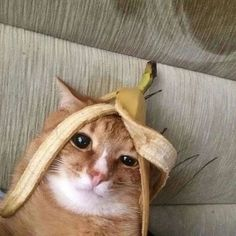
#> input picture Labs/input.jpg, 236 x 236 px
$ python Program.py
#> lines starting #> are read from the running program, lines starting #| are printed output that depends on the picture
### Labs/Bartkivskyi_Lab6_KGV.py
import os
import cv2
import numpy as np
import matplotlib.pyplot as plt
from scipy.signal import wiener
from scipy.ndimage import minimum_filter, maximum_filter

class Lab6:
    def __init__(self, input_image_path="input.jpg", save_dir="lab6_images"):
        self.save_dir = save_dir
        self.input_image_path = input_image_path
        self.images = self._generate_dataset()
        self.filtered_data, self.errors = self._calculate_all()

    def _load_base_image(self):
        """Зчитує вхідне зображення з ПК по назві файлу та перетворює у 128х128 в градаціях сірого."""
        if os.path.exists(self.input_image_path):
            img = cv2.imread(self.input_image_path, cv2.IMREAD_GRAYSCALE)
            if img is not None:
                return cv2.resize(img, (128, 128))

        raise FileNotFoundError(
            f"Помилка: Файл '{self.input_image_path}' не знайдено в папці проекту! "
            f"Будь ласка, помістіть фото в папку або вкажіть точну назву."
        )

    def _generate_dataset(self):
        """Генерує 9 зашумлених зображень (f0-f8)"""
        os.makedirs(self.save_dir, exist_ok=True)
        f0 = self._load_base_image()

        imgs = {
            0: f0, # f0: Вхідне чисте зображення
            # f1, f2: Адитивний шум різної дисперсії (Гауссівський N(0, σ^2))
            1: np.clip(f0 + np.random.normal(0, 10, f0.shape), 0, 255).astype(np.uint8),
            2: np.clip(f0 + np.random.normal(0, 20, f0.shape), 0, 255).astype(np.uint8),
            # f3, f4: Імпульсний шум ("Сіль і перець") з ймовірністю p
            3: self._add_impulse(f0, 0.05),
            4: self._add_impulse(f0, 0.15),
            # f5, f6: Просторово-нестаціонарний адитивний шум, залежний від яскравості σ^2(I) = α*I
            5: self._add_bright_noise(f0, 50),
            6: self._add_bright_noise(f0, 100),
            # f7, f8: Просторово-нестаціонарний адитивний шум, залежний від координат σ^2(x, y)
            7: self._add_coord_noise(f0, 50),
            8: self._add_coord_noise(f0, 100),
        }

        for k, img in imgs.items():
            cv2.imwrite(os.path.join(self.save_dir, f"f{k}.bmp"), img)
        return imgs

    @staticmethod
    def _add_impulse(img, prob):
        """Імпульсний шум ('Сіль і перець')."""
        res = np.copy(img)
        rnd = np.random.rand(*img.shape)
        res[rnd < prob / 2] = 0        # Перець (чорні пікселі)
        res[rnd > 1 - prob / 2] = 255  # Сіль (білі пікселі)
        return res

    @staticmethod
    def _add_bright_noise(img, scale):
        """Просторово-нестаціонарний шум за рівнем яскравості пікселів."""
        noise = np.random.normal(0, 1, img.shape) * (img / 255.0) * scale
        return np.clip(img + noise, 0, 255).astype(np.uint8)

    @staticmethod
    def _add_coord_noise(img, scale):
        """Просторово-нестаціонарний шум за просторовими координатами."""
        rows, cols = img.shape
        x, y = np.meshgrid(np.arange(cols), np.arange(rows))
        dist = np.sqrt((x - cols/2)**2 + (y - rows/2)**2) / (np.sqrt(cols**2 + rows**2)/2)
        noise = np.random.normal(0, 1, img.shape) * dist * scale
        return np.clip(img + noise, 0, 255).astype(np.uint8)

    def _apply_filters(self, img):
        # Адаптивний фільтр Вінера
        with np.errstate(divide='ignore', invalid='ignore'):
            wiener_raw = wiener(img.astype(np.float64), (3, 3))
            wiener_clean = np.nan_to_num(wiener_raw, nan=0.0)
            wiener_img = np.clip(wiener_clean, 0, 255).astype(np.uint8)

        min_f = minimum_filter(img, size=3).astype(np.float32)
        max_f = maximum_filter(img, size=3).astype(np.float32)
        midpoint_img = np.clip((min_f + max_f) / 2, 0, 255).astype(np.uint8)

        return {
            # Лінійні фільтри
            'Лінійний: Усереднювальний 3x3': cv2.blur(img, (3, 3)),
            'Лінійний: Усереднювальний 5x5': cv2.blur(img, (5, 5)),
            'Лінійний: Гаусса 3x3': cv2.GaussianBlur(img, (3, 3), 1.0),

            # Нелінійні та Адаптивні фільтри
            'Нелінійний: Медіанний 3x3': cv2.medianBlur(img, 3),
            'Нелінійний: Медіанний 5x5': cv2.medianBlur(img, 5),
            'Нелінійний: Білатеральний': cv2.bilateralFilter(img, 9, 75, 75),
            'Нелінійний: Мінімальний 3x3': minimum_filter(img, size=3),
            'Нелінійний: Максимальний 3x3': maximum_filter(img, size=3),
            'Нелінійний: Серединної точки 3x3': midpoint_img,
            'Адаптивний: Вінера 3x3': wiener_img
        }

    @staticmethod
    def _calc_mse(g, f):
        """Обчислення середньоквадратичної похибки (MSE)."""
        return float(np.mean(np.square(g.astype(np.float64) - f.astype(np.float64))))

    def _calculate_all(self):
        filtered, errors = {}, {}
        for k, img in self.images.items():
            f_res = self._apply_filters(img)
            filtered[k] = f_res
            errors[k] = {fname: self._calc_mse(res, img) for fname, res in f_res.items()}
        return filtered, errors

    # Вивід
    # [61 lines left out: functions show_all_test_images, print_summary_table, show_filtration_results, not called in this run]

### Labs/Program.py
from Bartkivskyi_Lab1_KGV import Lab1
from Bartkivskyi_Lab2_KGV import Lab2
from Bartkivskyi_Lab3_KGV import Lab3
from Bartkivskyi_Lab4_KGV import Lab4
from Bartkivskyi_Lab5_KGV import Lab5
from Bartkivskyi_Lab6_KGV import Lab6

class Program:
    def __init__(self):
        self.lab1 = Lab1()
        self.lab2 = Lab2()
        self.lab3 = Lab3()
        self.lab4 = Lab4()
        self.lab5 = Lab5()
        self.lab6 = Lab6()
#> call 2 of _add_impulse, with prob = 0.15
#> in _add_impulse (call 2), `res[rnd > 1 - prob / 2] = 255`:
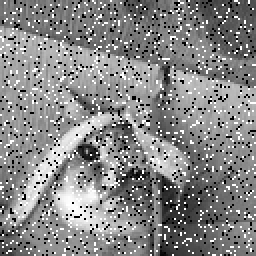
#> res: shape (128, 128) (shown 2 times larger); min 0, max 255, mean 135.1
#> call 2 of _add_bright_noise, with scale = 100
#> in _add_bright_noise (call 2), `return np.clip(img + noise, 0, 255).astype(np.uint8)`:
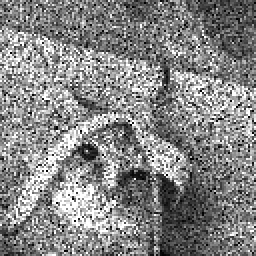
#> returned value: shape (128, 128) (shown 2 times larger); min 0, max 255, mean 133.6
#> in _add_coord_noise, `rows, cols = img.shape`: rows = 128
#> in _add_coord_noise, `dist = np.sqrt((x - cols/2)**2 + (y - rows/2)**2) / (np.sqrt(cols**2 +..`:
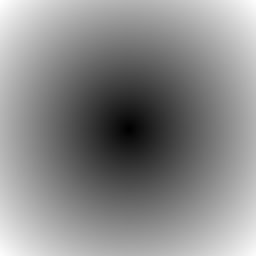
#> dist: shape (128, 128) float64 (shown 2 times larger); min 0, max 1, mean 0.541
#> call 2 of _add_coord_noise, with scale = 100
#> in _add_coord_noise (call 2), `noise = np.random.normal(0, 1, img.shape) * dist * scale`:
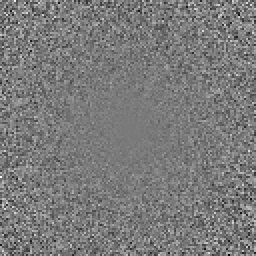
#> noise: shape (128, 128) float64 (shown 2 times larger); min -300.8, max 323.7, mean 0.1; drawn with min black and max white
#> in _add_coord_noise (call 2), `return np.clip(img + noise, 0, 255).astype(np.uint8)`:
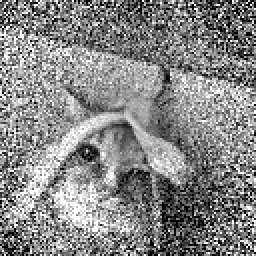
#> returned value: shape (128, 128) (shown 2 times larger); min 0, max 255, mean 135
#> the loop in _generate_dataset, `for k, img in imgs.items():` made 9 passes
#> in __init__, `self.images = self._generate_dataset()`: self.images = 9 items
#> the loop in _calculate_all, `for k, img in self.images.items():` made 9 passes
#> pass 1, in _apply_filters, `min_f = minimum_filter(img, size=3).astype(np.float32)`:
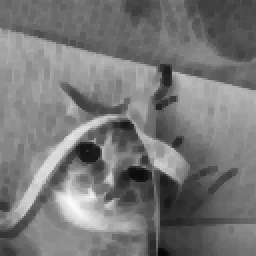
#> min_f: shape (128, 128) float32 (shown 2 times larger); min 6, max 252, mean 119.2
#> pass 1, in _apply_filters, `max_f = maximum_filter(img, size=3).astype(np.float32)`:
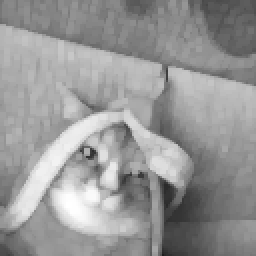
#> max_f: shape (128, 128) float32 (shown 2 times larger); min 29, max 255, mean 151.2

    def run_lab1(self):
        while True:
            print("\n Меню лаб1")
            print("1 - Конвертація форматів зображень")
            print("2 - Конвертація розміру зображень")
            print("3 - Перетворення кольорів (заміна кольору з допуском)")
            print("4 - Корекція колірного балансу")
            print("0 - Повернутися у головне меню")

            choice = input("Оберіть дію (0-4): ").strip()

            if choice == '1':
                self.lab1.convert_formats()
            elif choice == '2':
                self.lab1.resize_images()
            elif choice == '3':
                self.lab1.replace_color()
            elif choice == '4':
                self.lab1.color_balance()
            elif choice == '0':
                break
            else:
                print("Обирайте значення від 0 до 4")

    # [99 lines left out: functions run_lab2, run_lab3, run_lab4, run_lab5, run_lab6, not called in this run]

    def run(self):
        while True:
            print("\n")
            print("Меню")
            print("")
            print("1 - Лабораторна робота №1")
            print("2 - Лабораторна робота №2")
            print("3 - Лабораторна робота №3")
            print("4 - Лабораторна робота №4")
            print("5 - Лабораторна робота №5")
            print("6 - Лабораторна робота №6")
            print("0 - Вихід з програми")

            choice = input("Оберіть пункт меню (0-6): ").strip()
#> the answer given: 1

            if choice == '1':
                self.run_lab1()
#> the answer given: 1
            elif choice == '2':
                self.run_lab2()
            elif choice == '3':
                self.run_lab3()
            elif choice == '4':
                self.run_lab4()
            elif choice == '5':
                self.run_lab5()
            elif choice == '6':
                self.run_lab6()
            elif choice == '0':
                print("Завершення роботи програми.")
                break
            else:
                print("Обирайте значення від 0 до 6")


if __name__ == "__main__":
    app = Program()
#> (the run stopped early here; a loop or call above may not have finished)

$ run again, with Labs/cat.jpg copied over Labs/input.jpg
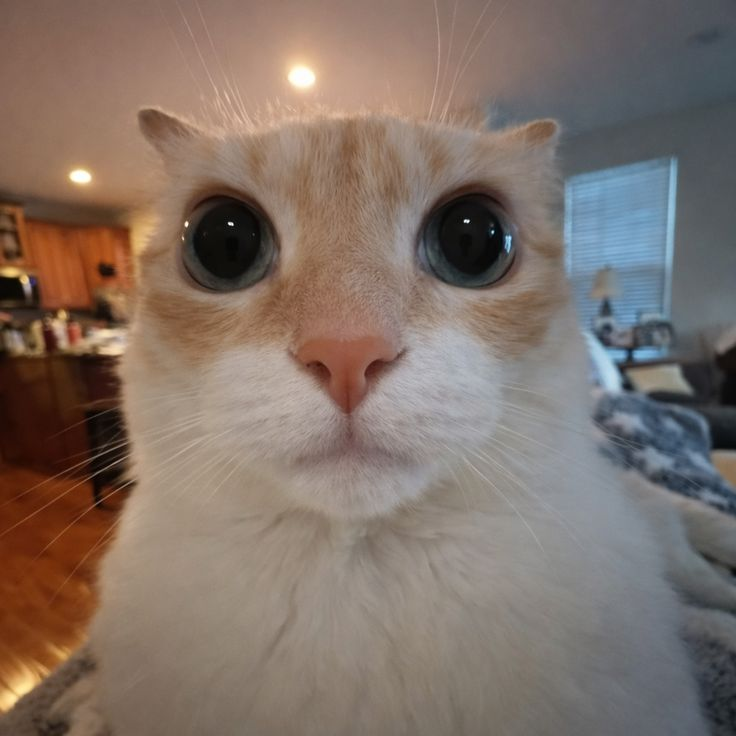
#> input picture Labs/cat.jpg, 736 x 736 px
#> in _add_bright_noise (call 2), `return np.clip(img + noise, 0, 255).astype(np.uint8)`:
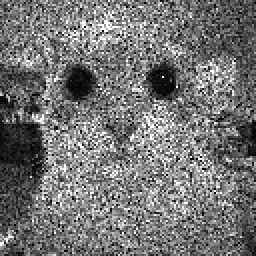
#> returned value: shape (128, 128) (shown 2 times larger); min 0, max 255, mean 116.3
#> rows = 128
#> the loop in _generate_dataset, `for k, img in imgs.items():` made 9 passes
#> self.images = 9 items
#> the loop in _calculate_all, `for k, img in self.images.items():` made 9 passes
#> pass 1, in _apply_filters, `max_f = maximum_filter(img, size=3).astype(np.float32)`:
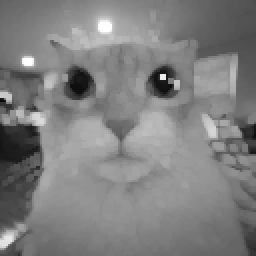
#> max_f: shape (128, 128) float32 (shown 2 times larger); min 10, max 254, mean 127.5

$ run again, with Labs/me.jpg copied over Labs/input.jpg
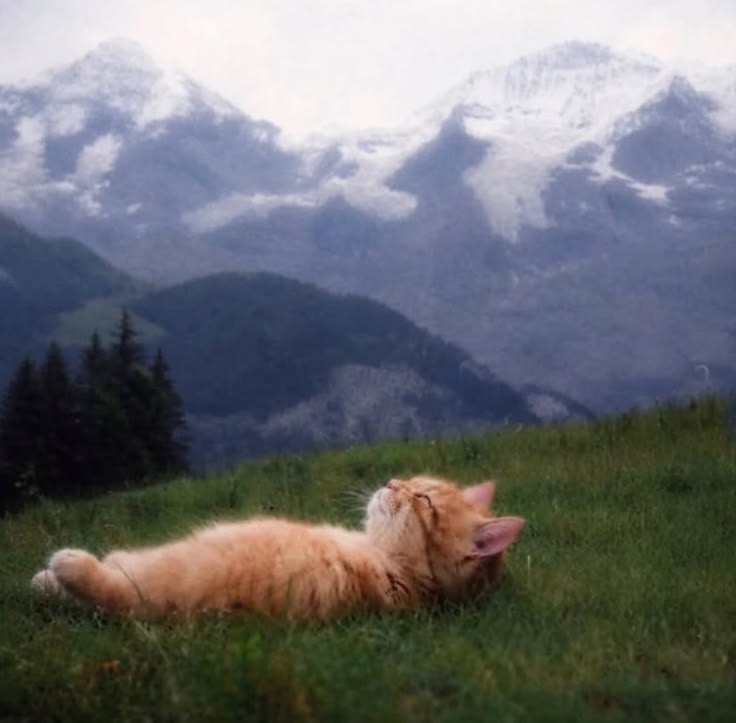
#> input picture Labs/me.jpg, 736 x 723 px
#> rows = 128
#> the loop in _generate_dataset, `for k, img in imgs.items():` made 9 passes
#> self.images = 9 items
#> the loop in _calculate_all, `for k, img in self.images.items():` made 9 passes
#> pass 1, in _apply_filters, `max_f = maximum_filter(img, size=3).astype(np.float32)`:
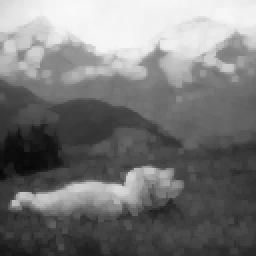
#> max_f: shape (128, 128) float32 (shown 2 times larger); min 7, max 249, mean 119.9
